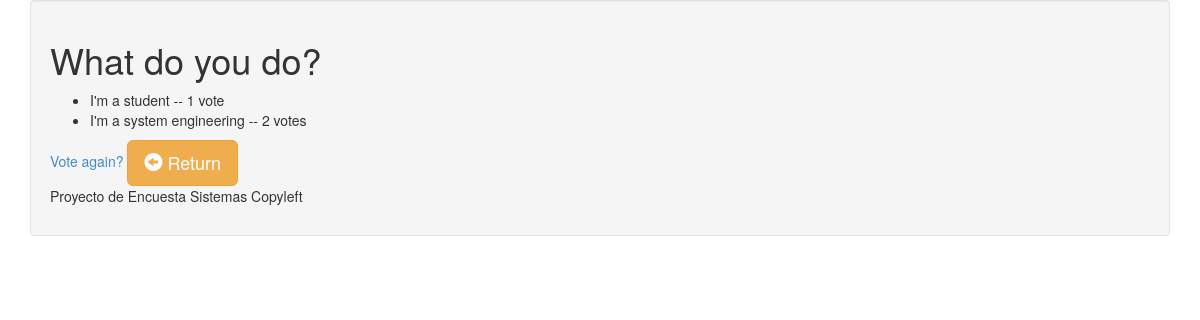
The page /polls/2/results/ on the database as committed earlier.
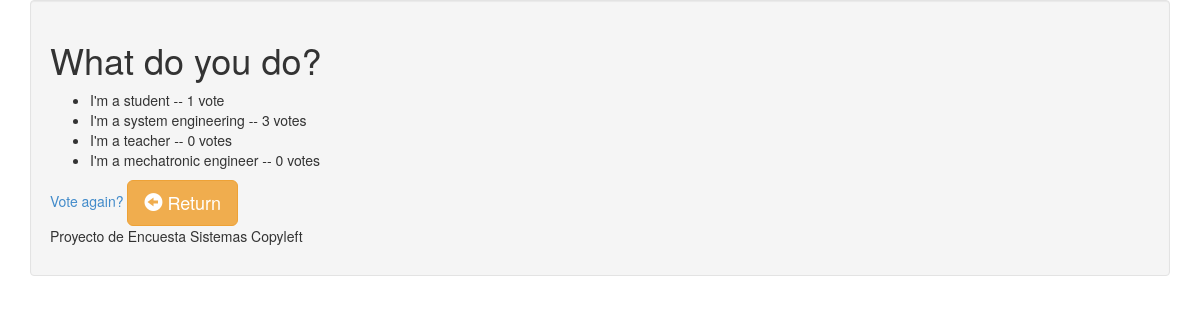
The same page on the database as committed later.
### polls/models.py (models this page shows, shortened)
class Poll(models.Model):
    question = models.CharField(max_length=200)
    pub_date = models.DateTimeField('date published')
    def was_published_recently(self):
        return self.pub_date >= timezone.now() - datetime.timedelta(days=1)
    was_published_recently.admin_order_field = 'pub_date'
    was_published_recently.boolean = True
    was_published_recently.short_description = 'Published recently?'

class Choice(models.Model):
    poll = models.ForeignKey(Poll)
    choice_text = models.CharField(max_length=200)
    votes = models.IntegerField(default=0)

### polls/views.py (the view)
# urls.py: url(r'^(?P<pk>\d+)/results/$', views.ResultsView.as_view(), name='results'),
class ResultsView(generic.DetailView):
    model = Poll
    template_name = 'polls/results.html'

### templates/polls/results.html (shortened to what this page needs)
{% extends "base.html" %}
{% block contenido %}
<h1>{{ poll.question }}</h1>
<ul>
{% for choice in poll.choice_set.all %}
    <li>{{ choice.choice_text }} -- {{ choice.votes }} vote{{ choice.votes|pluralize }}</li>
{% endfor %}
</ul>
<a href="{% url 'polls:detail' poll.id %}">Vote again?</a>
<a href="/question" class= "btn btn-warning btn-lg"><span class="glyphicon glyphicon-circle-arrow-left"></span> Return</a>
{% endblock contenido %}

### templates/base.html (shortened to what this page needs)
<!DOCTYPE html>
<html lang="es">
    <head>
        <link href="{{STATIC_URL}}css/bootstrap.css" rel = "stylesheet" type="text/css">
    </head>
    <body>
        <div class="container">
            <div class="well">
                <section>
                    {% block contenido %}{% endblock %}
                </section>
                <footer>
                    <p>Proyecto de Encuesta Sistemas Copyleft</p>
                </footer>
    </body>
</html>

Rows that differ between the two databases and show on the page:
changed Choice "I'm a system engineering": votes "2" → "3"
added Choice: choice_text "I'm a teacher", votes "0"
added Choice: choice_text "I'm a mechatronic engineer", votes "0"
